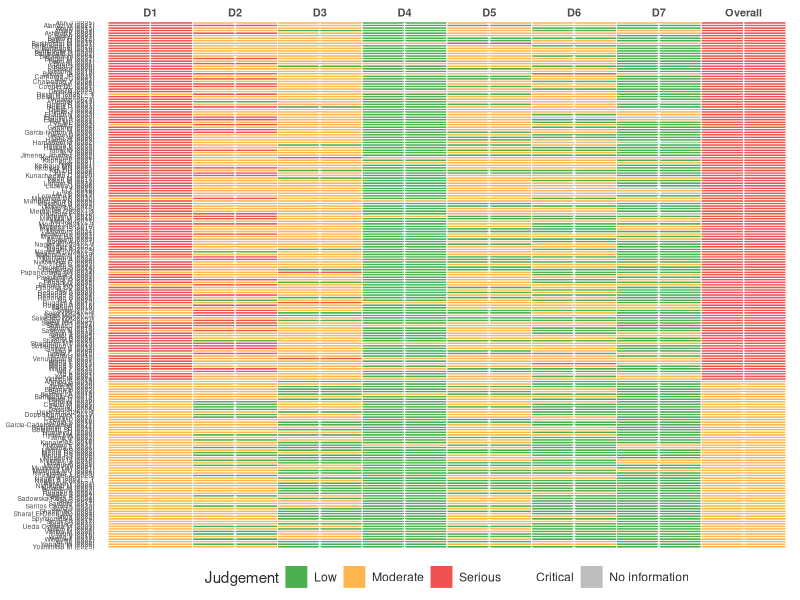
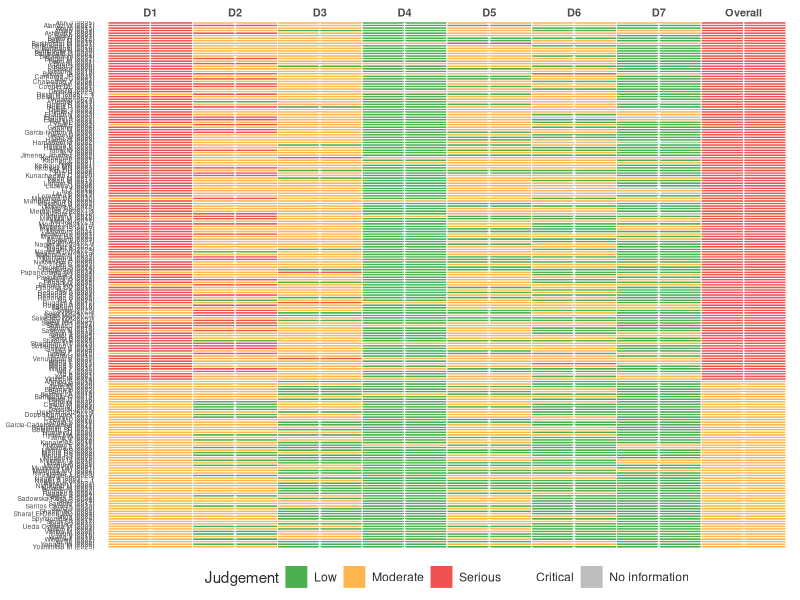
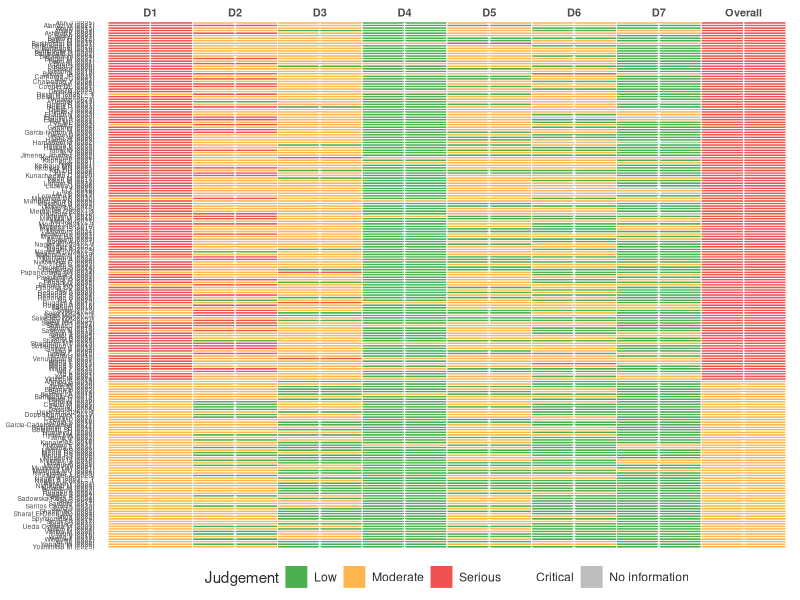
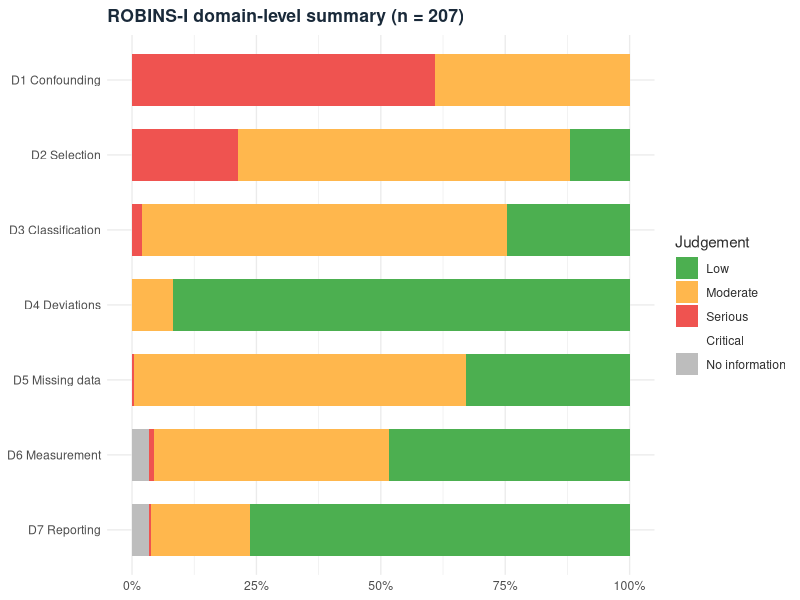
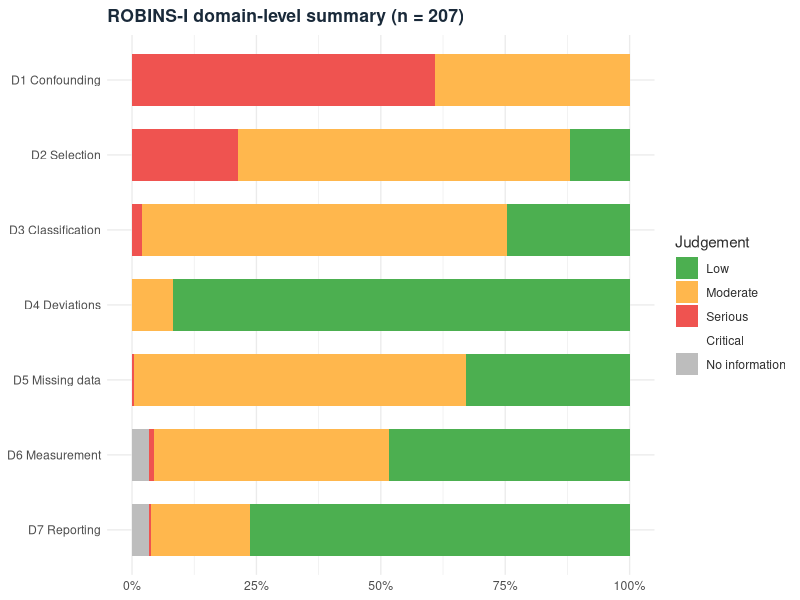
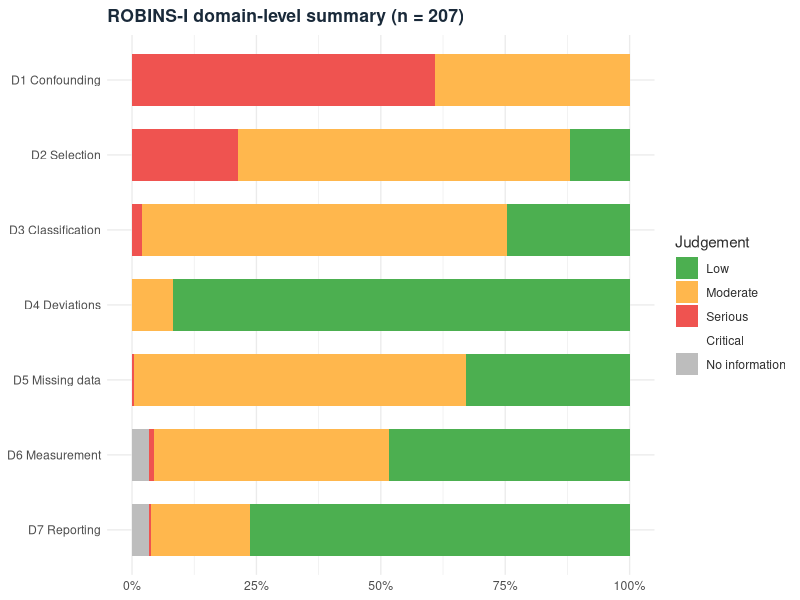

Generate these figures, in order, with R:
# Regenerate the ROBINS-I appendix figures on the settled 211-study denominator.
#
# The vendored figures came from the analysis-repo draft, which plotted all
# 227 ROBINS-I rows (including the 16 single-arm descriptive studies), while
# the S5 table and the revised text use the 211 comparative observational
# studies. This script rebuilds FigureS5a (traffic light) and FigureS5b
# (domain summary) from data/rob.csv on the 211-study denominator, with the
# same styling as the originals. Studies without a recorded domain judgement
# (the same 7 studies missing D6/D7) are shown as "No information" cells, so
# the 204-row completeness gap is visible rather than hidden.
#
# Overwrites figures/FigureS5a_ROBINS_traffic_light.{png,pdf,svg} and
# figures/FigureS5b_ROBINS_domain_summary.{png,pdf,svg}.

suppressPackageStartupMessages({
  library(tidyverse)
})

rob <- read_csv("data/rob.csv", show_col_types = FALSE)
studies <- read_csv("data/studies.csv", show_col_types = FALSE)

robins <- rob |>
  filter(rob_tool == "ROBINS-I") |>
  left_join(studies |> select(study_id, first_author, pub_year, study_design),
            by = "study_id") |>
  filter(study_design != "single_arm_descriptive_excluded")
# 207 after removal of three duplicate entries on 2026-11-10 (was 210)
stopifnot(n_distinct(robins$study_id) == 207)

domain_cols <- c("d1", "d2", "d3", "d4", "d5", "d6", "d7")
judgement_colours <- c("low" = "#4CAF50", "moderate" = "#FFB74D",
                       "serious" = "#EF5350", "critical" = "#B71C1C",
                       "NI" = "#BDBDBD")
judgement_symbols <- c("low" = "+", "moderate" = "−", "serious" = "!",
                       "critical" = "×", "NI" = "?")

theme_jama <- function(base_size = 11) {
  theme_minimal(base_size = base_size) %+replace%
    theme(
      text = element_text(family = "sans", colour = "#2d2d2d"),
      plot.title = element_text(size = rel(1.15), face = "bold",
                                colour = "#1a2a3a", hjust = 0,
                                margin = margin(b = 8)),
      plot.subtitle = element_text(size = rel(0.9), colour = "#6b7d8d",
                                   hjust = 0, margin = margin(b = 10))
    )
}

save_fig <- function(plot, name, width, height, dpi = 300) {
  ggsave(file.path("appendix-figures", paste0(name, ".png")), plot,
         width = width, height = height, dpi = dpi, bg = "white")
  ggsave(file.path("appendix-figures", paste0(name, ".pdf")), plot,
         width = width, height = height)
  ggsave(file.path("appendix-figures", paste0(name, ".svg")), plot,
         width = width, height = height)
}

# ── Figure S5a: traffic light (one row per study) ─────────────────────────
traffic_long <- robins |>
  select(rob_id, study_id, all_of(domain_cols), overall_judgement,
         first_author, pub_year) |>
  rename(Overall = overall_judgement) |>
  mutate(slab = paste0(first_author, " (", pub_year, ")"),
         slab = make.unique(slab, sep = " – ")) |>
  select(rob_id, slab, all_of(domain_cols), Overall) |>
  pivot_longer(cols = c(all_of(domain_cols), "Overall"),
               names_to = "domain", values_to = "judgement") |>
  mutate(
    domain = factor(domain, levels = c(domain_cols, "Overall"),
                    labels = c("D1", "D2", "D3", "D4", "D5", "D6", "D7",
                               "Overall")),
    judgement = ifelse(is.na(judgement) | judgement == "", "NI", judgement),
    judgement = factor(judgement,
                       levels = c("low", "moderate", "serious", "critical",
                                  "NI")),
    symbol = judgement_symbols[as.character(judgement)]
  )

# Order rows by overall-judgement severity, "No information" just behind
# critical, alphabetical within each group (matches the original).
severity_rank <- c("critical" = 1, "serious" = 2, "NI" = 3, "moderate" = 4,
                   "low" = 5)
study_order <- traffic_long |>
  filter(domain == "Overall") |>
  distinct(slab, judgement) |>
  mutate(rank = severity_rank[as.character(judgement)]) |>
  arrange(rank, slab)
traffic_long$slab <- factor(traffic_long$slab,
                            levels = rev(study_order$slab))

fig_s5a <- ggplot(traffic_long, aes(x = domain, y = slab, fill = judgement)) +
  geom_tile(colour = "white", linewidth = 0.3) +
  geom_text(aes(label = symbol), size = 2.2, colour = "white",
            fontface = "bold") +
  scale_fill_manual(values = judgement_colours, name = "Judgement",
                    drop = FALSE,
                    labels = c("Low", "Moderate", "Serious", "Critical",
                               "No information")) +
  scale_x_discrete(position = "top") +
  labs(x = NULL, y = NULL) +
  theme_jama(base_size = 8) +
  theme(
    axis.text.y = element_text(size = rel(0.55)),
    axis.text.x = element_text(size = rel(0.9), face = "bold"),
    panel.grid = element_blank(),
    legend.position = "bottom"
  )
save_fig(fig_s5a, "FigureS5a_ROBINS_traffic_light", width = 8, height = 30)

# ── Figure S5b: domain-level summary ──────────────────────────────────────
summary_long <- robins |>
  select(rob_id, all_of(domain_cols)) |>
  pivot_longer(all_of(domain_cols), names_to = "domain",
               values_to = "judgement") |>
  mutate(judgement = ifelse(is.na(judgement) | judgement == "", "NI",
                            judgement)) |>
  count(domain, judgement) |>
  mutate(
    domain = factor(domain, levels = domain_cols,
                    labels = c("D1 Confounding", "D2 Selection",
                               "D3 Classification", "D4 Deviations",
                               "D5 Missing data", "D6 Measurement",
                               "D7 Reporting")),
    judgement = factor(judgement,
                       levels = c("low", "moderate", "serious", "critical",
                                  "NI"))
  )

fig_s5b <- ggplot(summary_long, aes(x = n, y = fct_rev(domain),
                                    fill = judgement)) +
  geom_col(position = "fill", width = 0.7) +
  scale_fill_manual(values = judgement_colours, name = "Judgement",
                    drop = FALSE,
                    labels = c("Low", "Moderate", "Serious", "Critical",
                               "No information")) +
  scale_x_continuous(labels = scales::percent) +
  labs(x = NULL, y = NULL,
       title = sprintf("ROBINS-I domain-level summary (n = %d)",
                       n_distinct(robins$study_id))) +
  theme_jama(base_size = 10)
save_fig(fig_s5b, "FigureS5b_ROBINS_domain_summary", width = 8, height = 4)

cat("regenerated FigureS5a/S5b on n =", n_distinct(robins$study_id),
    "studies; NI cells:", sum(traffic_long$judgement == "NI"), "\n")
